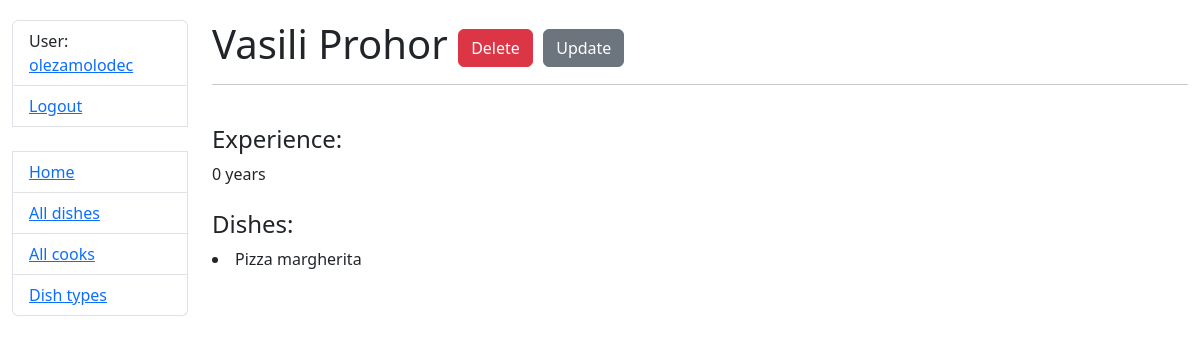
Screenshot of /cooks/2/detail/ (signed in) with the database file from the repository.
### kitchen/models.py (models this page shows, shortened)
class Cook(AbstractUser):
    years_of_experience = models.IntegerField(default=0)
    class Meta:
        verbose_name = "cook"
        verbose_name_plural = "cooks"
    def get_absolute_url(self):
        return reverse("kitchen:cook-detail", kwargs={"pk": self.pk})

class Dish(models.Model):
    name = models.CharField(max_length=69, unique=True)
    description = models.TextField()
    price = models.DecimalField(max_digits=5, decimal_places=2)
    dish_type = models.ForeignKey(DishType, on_delete=models.CASCADE)
    cooks = models.ManyToManyField(Cook, related_name="dishes")
    ingredients = models.ManyToManyField("Ingredient", related_name="dishes")
    def __str__(self):
        return self.name

### kitchen/views.py (the view)
# urls.py: path("cooks/<int:pk>/detail/", CookDetailView.as_view(), name="cook-detail"),
class CookDetailView(LoginRequiredMixin, generic.DetailView):
    model = Cook

### templates/kitchen/cook_detail.html
{% extends "base.html" %}
{% block content %}
  <h1>
    {{ cook.first_name }} {{ cook.last_name }}
    <a href="{% url 'kitchen:cook-delete' cook.id %}" class="btn btn-danger">Delete</a>
    <a href="{% url 'kitchen:cook-update' cook.id %}" class="btn btn-secondary">Update</a>
    </h1>
  <hr>
  <br>
  <h4> Experience:</h4>
  {{ cook.years_of_experience }} year{{ cook.years_of_experience|pluralize }}
  <br>
  <br>
  <h4>Dishes:</h4>
  {% if cook.dishes.all %}
  {% for dish in cook.dishes.all %}
  <li>{{ dish }}</li>
  {% endfor %}
  {% else %}
  There are no dishes yet
  {% endif %}
{% endblock %}

### templates/includes/sidebar.html
<ul class="sidebar-nav list-group">
  {% if user.is_authenticated %}
    <li class="list-group-item">User: <a href="{{ user.get_absolute_url }}">{{ user.get_username }}</a></li>
    <li class="list-group-item"><a href="{% url 'logout' %}">Logout</a></li>
  {% else %}
    <li class="list-group-item"><a href="{% url 'login' %}">Login</a></li>
  {% endif %}
  <br>
  <li class="list-group-item"><a href="{% url 'kitchen:index' %}">Home</a></li>
  <li class="list-group-item"><a href="{% url 'kitchen:dish-list' %}">All dishes</a></li>
  <li class="list-group-item"><a href="{% url 'kitchen:cook-list' %}">All cooks</a></li>
  <li class="list-group-item"><a href="{% url 'kitchen:dish-type-list' %}">Dish types</a></li>
</ul>

### static/css/styles.css (style rules this page uses)
body { margin-top: 20px; }

### rows the page displays
Cook: get_username "olezamolodec"
Cook: first_name "Vasili", last_name "Prohor", years_of_experience "0"
Dish: name "Pizza margherita"
